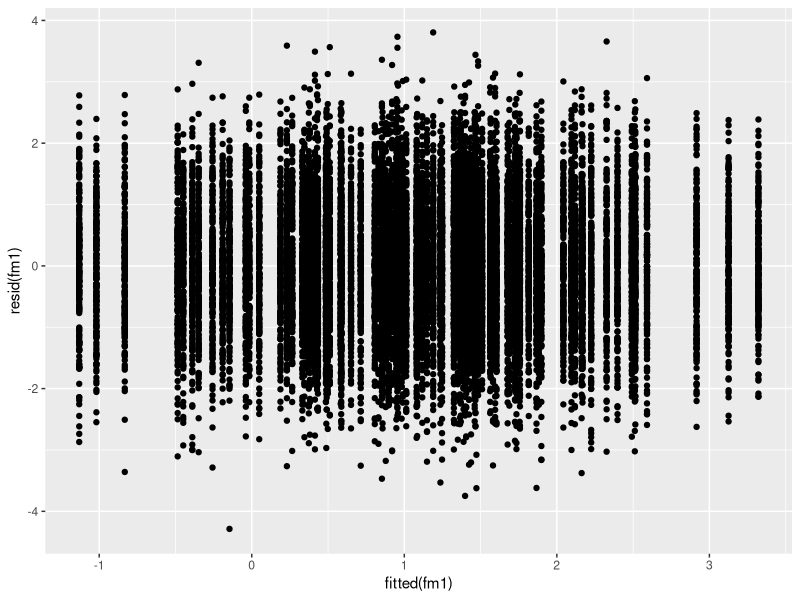
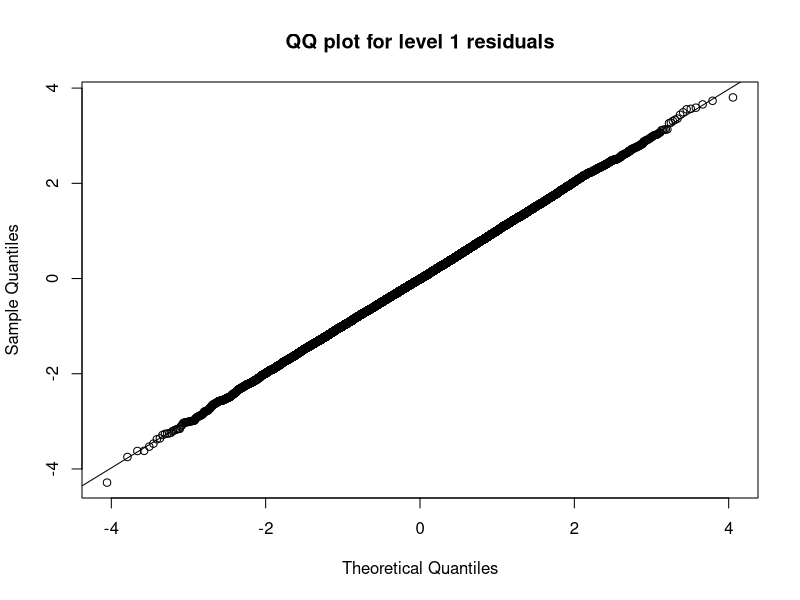
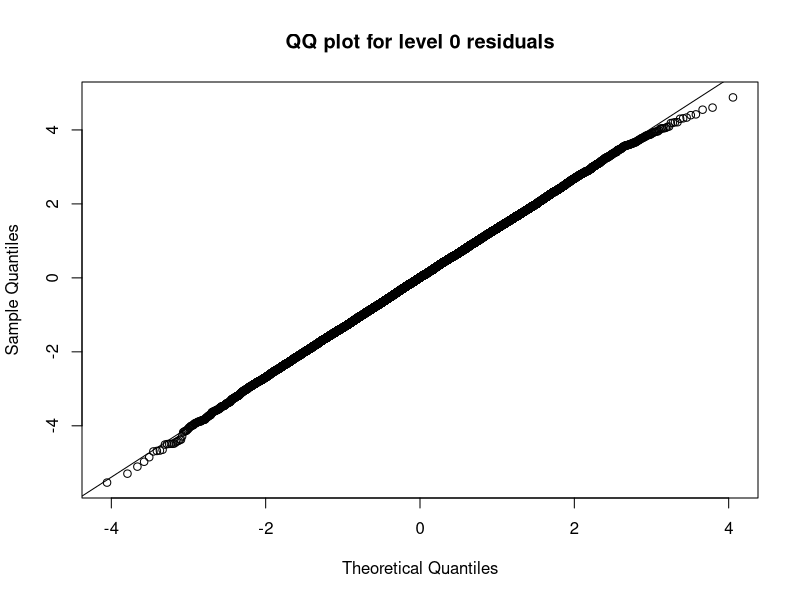
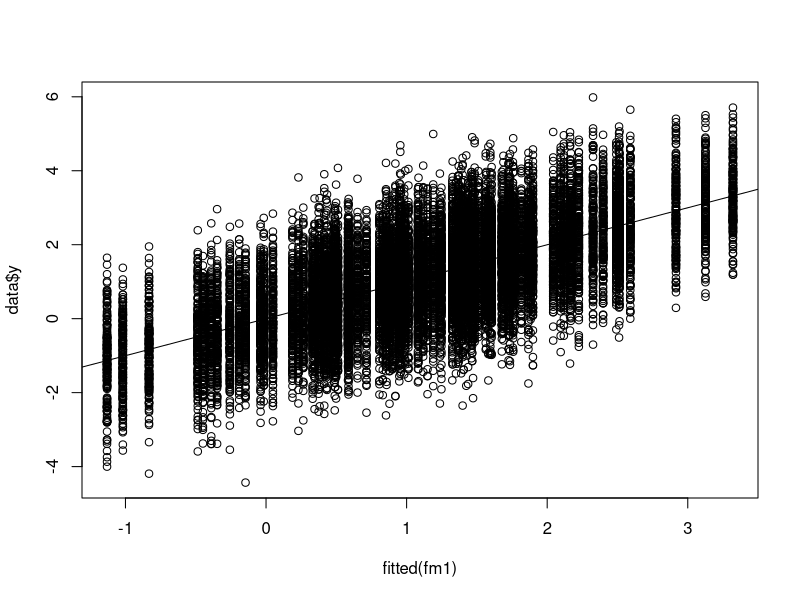
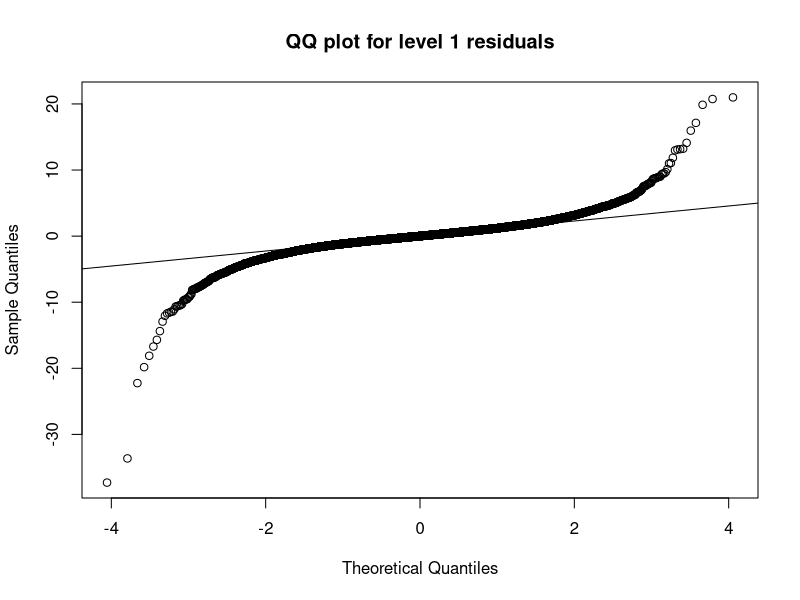
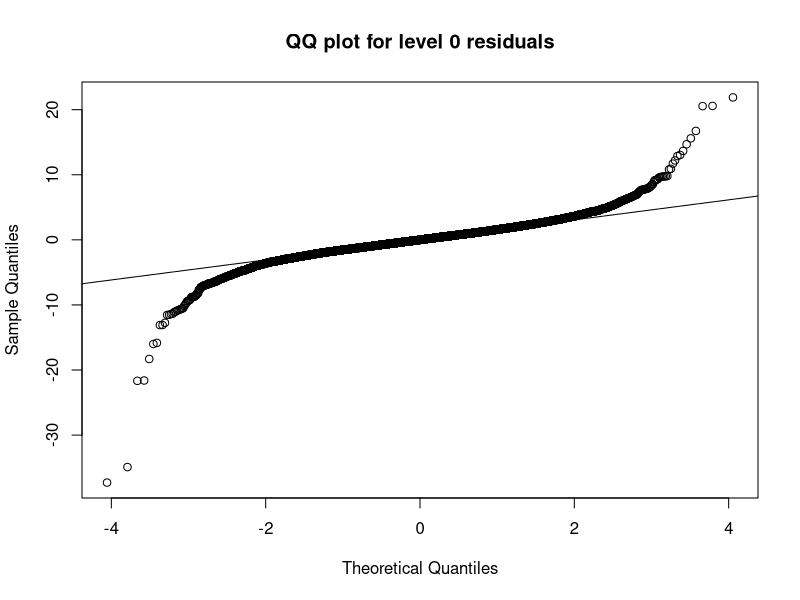
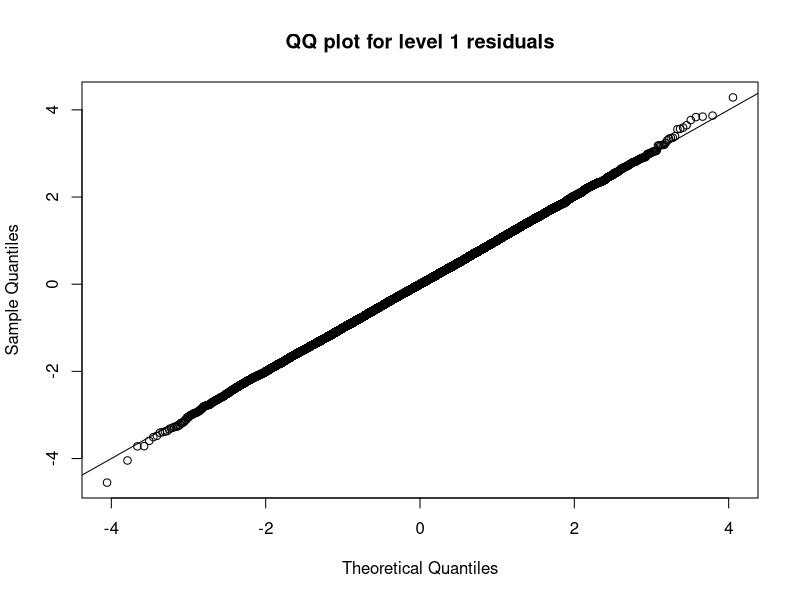
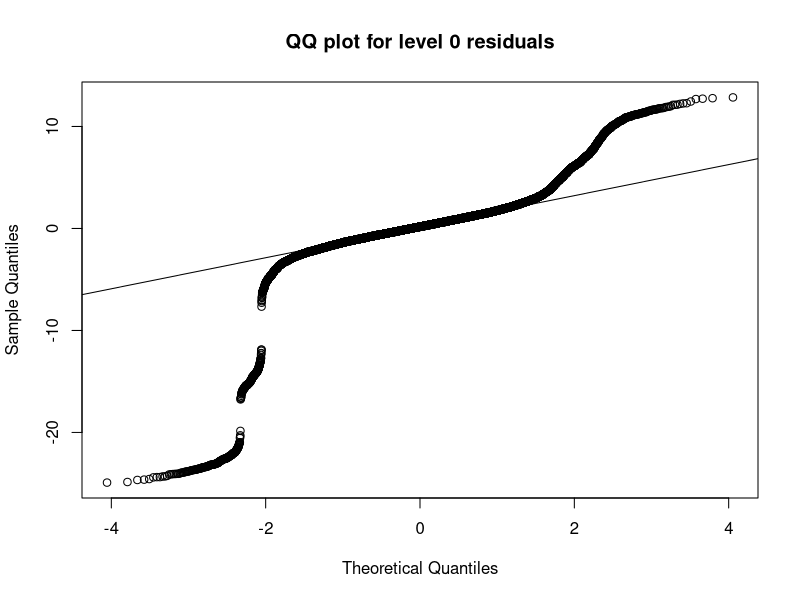

Here is the R script that generated these plots, in order:
## ---- chunk 1
set.seed(1)
library(ggplot2)
library(lme4)

ngroup <- 100
groupsize <- 200
group <- gl(ngroup,groupsize)
b_i <- rnorm(ngroup) # random effects
epsilon <- rnorm(ngroup*groupsize)
y <- 1+b_i[group]+epsilon
data = data.frame(y, group = group)
## ---- chunk 2
fm1<- lmer(y~1+(1|group), data = data)
## ---- chunk 3
qplot(fitted(fm1),resid(fm1))
qqnorm(resid(fm1), main='QQ plot for level 1 residuals')
qqline(resid(fm1))
## ---- chunk 4
fitted.level0<-fm1@pp$X %*% fixef(fm1)
resid.level0<-y-fitted.level0

qqnorm(resid.level0,main='QQ plot for level 0 residuals')
qqline(resid.level0)
## ---- chunk 5
# Assess general fit of model
plot(fitted(fm1),data$y)
abline(0,1)
## ---- chunk 6
b_i <- rnorm(ngroup) # random effects
epsilon <- rt(ngroup*groupsize, df=3)
y <- 1+b_i[group]+epsilon
data = data.frame(y, group = group)
fm1<- lmer(y~1+(1|group), data = data)
qqnorm(resid(fm1), main='QQ plot for level 1 residuals')
qqline(resid(fm1))
fitted.level0<-fm1@pp$X %*% fixef(fm1)
resid.level0<-y-fitted.level0
qqnorm(resid.level0, main='QQ plot for level 0 residuals')
qqline(resid.level0)
## ---- chunk 7
b_i <- rt(ngroup, df=2) # random effects
epsilon <- rnorm(ngroup*groupsize)
y <- 1+b_i[group]+epsilon
data = data.frame(y, group = group)
fm1<- lmer(y~1+(1|group), data = data)
qqnorm(resid(fm1), main='QQ plot for level 1 residuals')
qqline(resid(fm1))
fitted.level0<-fm1@pp$X %*% fixef(fm1)
resid.level0<-y-fitted.level0
qqnorm(resid.level0, main='QQ plot for level 0 residuals')
qqline(resid.level0)
